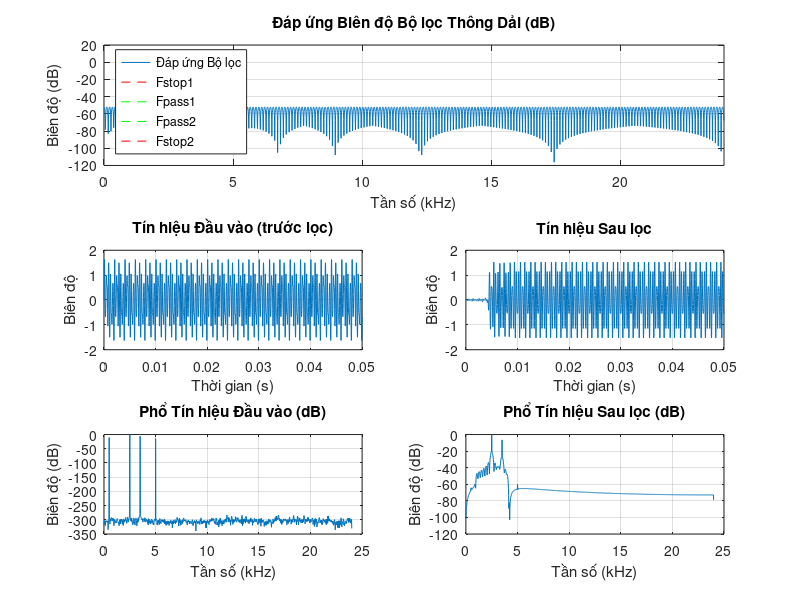

The MATLAB script that drew this image:

%Thiết Kế Bộ Lọc Thông Dải FIR (Phương pháp Parks-McClellan)

% 1. ĐỊNH NGHĨA THAM SỐ THIẾT KẾ
Fs = 48000;         % Tần số lấy mẫu (Hz)
Fpass1 = 1000;      % Dải thông bắt đầu (Hz)
Fpass2 = 4000;      % Dải thông kết thúc (Hz)
Fstop1 = 800;       % Dải chặn dưới kết thúc (Hz)
Fstop2 = 4200;      % Dải chặn trên bắt đầu (Hz)
Astop = 50;         % Độ suy hao dải chặn (dB)
Apass = 1.5;        % Độ gợn sóng dải thông (dB)

% 2. THIẾT KẾ BỘ LỌC DÙNG FIRPMORD VÀ FIRPM ---

% Chuyển đổi tham số suy hao/gợn sóng sang biên độ sai lệch (linear deviation)
delta_stop = 10^(-Astop/20); 
DevPass = (10^(Apass/20) - 1) / (10^(Apass/20) + 1);

% Vector các tần số biên (edges) và biên độ mong muốn (amplitude)
Fedges = [Fstop1, Fpass1, Fpass2, Fstop2]; 
Alevels = [0, 1, 0]; % Biên độ: Dải chặn -> Dải thông -> Dải chặn
Devs = [delta_stop, DevPass, delta_stop]; % Sai lệch tối đa cho phép

% Tính toán Bậc bộ lọc N và các tham số tối ưu (Fo, Ao, W)
[N, Fo, Ao, W] = firpmord(Fedges, Alevels, Devs, Fs);
N = N + 50; 

% Thiết kế Bộ lọc FIR bằng firpm (Phương pháp Parks-McClellan/Remez)
b = firpm(N, Fo, Ao, W); 

% --- 3. TẠO TÍN HIỆU ĐA TẦNG ---
T_duration = 0.05; % Thời gian mô phỏng
t = 0:1/Fs:T_duration - 1/Fs; % Vector thời gian

% Tín hiệu thành phần (Tín hiệu lọt dải và tín hiệu bị chặn)
x_pass1 = 1.0 * sin(2*pi*2500*t); 
x_pass2 = 0.5 * sin(2*pi*3500*t); 
x_stop1 = 0.3 * sin(2*pi*500*t);  
x_stop2 = 0.2 * sin(2*pi*5000*t); 

% Tín hiệu đầu vào (pre_x)
pre_x = x_pass1 + x_pass2 + x_stop1 + x_stop2;

% --- 4. LỌC TÍN HIỆU ---
after_x = filter(b, 1, pre_x);

%PLOT
figure('Name', 'Phân tích Bộ lọc và Tín hiệu');

% --- A. Đáp ứng Biên độ Bộ lọc (dB) ---
subplot(3, 1, 1);
[H, freq] = freqz(b, 1, 4096, Fs);
mag_dB = 20*log10(abs(H));
plot(freq/1000, mag_dB);
title('Đáp ứng Biên độ Bộ lọc Thông Dải (dB)');
xlabel('Tần số (kHz)');
ylabel('Biên độ (dB)');
grid on;
xlim([0, Fs/2000]); 

% Vẽ các dải tần lên biểu đồ
hold on;
plot([Fstop1, Fstop1]/1000, [-Astop, 5], 'r--');
plot([Fpass1, Fpass1]/1000, [-Astop, 5], 'g--');
plot([Fpass2, Fpass2]/1000, [-Astop, 5], 'g--');
plot([Fstop2, Fstop2]/1000, [-Astop, 5], 'r--');
legend('Đáp ứng Bộ lọc', 'Fstop1', 'Fpass1', 'Fpass2', 'Fstop2', 'Location', 'SouthWest');

% --- B. Tín hiệu Đầu vào (Miền Thời gian) ---
subplot(3, 2, 3); 
plot(t, pre_x); 
title('Tín hiệu Đầu vào (trước lọc)');
xlabel('Thời gian (s)');
ylabel('Biên độ');
grid on;

% --- C. Tín hiệu Sau lọc (Miền Thời gian) ---
subplot(3, 2, 4); 
plot(t, after_x); 
title('Tín hiệu Sau lọc');
xlabel('Thời gian (s)');
ylabel('Biên độ');
grid on;

% --- D. Phổ Tín hiệu Đầu vào (Miền Tần số) ---
Y_pre = fft(pre_x);
P2_pre = abs(Y_pre/length(pre_x));
P1_pre = P2_pre(1:floor(length(pre_x)/2)+1);
P1_pre(2:end-1) = 2*P1_pre(2:end-1);
f_fft = Fs*(0:floor(length(pre_x)/2))/length(pre_x);
subplot(3, 2, 5); 
plot(f_fft/1000, 20*log10(P1_pre));
title('Phổ Tín hiệu Đầu vào (dB)');
xlabel('Tần số (kHz)');
ylabel('Biên độ (dB)');
grid on;

% --- E. Phổ Tín hiệu Sau lọc (Miền Tần số) ---
Y_after = fft(after_x);
P2_after = abs(Y_after/length(after_x));
P1_after = P2_after(1:floor(length(after_x)/2)+1);
P1_after(2:end-1) = 2*P1_after(2:end-1);
subplot(3, 2, 6); 
plot(f_fft/1000, 20*log10(P1_after));
title('Phổ Tín hiệu Sau lọc (dB)');
xlabel('Tần số (kHz)');
ylabel('Biên độ (dB)');
grid on;

fprintf('\n CÁC CHỈ SỐ ĐÁNH GIÁ BỘ LỌC \n');

% 1. Bậc của bộ lọc (Order: N)
fprintf('* Bậc của bộ lọc (N): %d\n', N); 
% 2. Độ trễ nhóm (Group Delay)
GroupDelay_samples = (N) / 2;
GroupDelay_sec = GroupDelay_samples / Fs;
fprintf('* Độ trễ nhóm (Group Delay):\n');
fprintf('  - Tính bằng mẫu (Samples): %.1f mẫu\n', GroupDelay_samples);
fprintf('  - Tính bằng giây (Seconds): %.6f s\n', GroupDelay_sec);
[Gd, ~] = grpdelay(b, 1, 1024, Fs);
fprintf('  - Giá trị trung bình của Group Delay: %.6f s\n', mean(Gd)/Fs);
fprintf('  (Vì là bộ lọc FIR tuyến tính, Group Delay là hằng số, không gây méo pha)\n');

% 3. Phổ tần số (Frequency Spectrum)

fprintf('* Phổ tần số (Frequency Spectrum):\n');

fprintf(' - Suy hao dải chặn đạt yêu cầu: >= %.1f dB\n', Astop);

fprintf(' - Gợn sóng dải thông đạt yêu cầu: <= %.1f dB\n', Apass);

